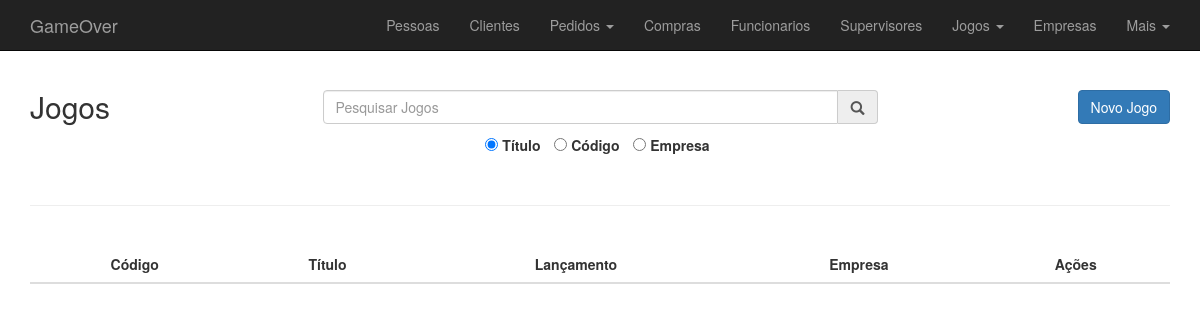
Page /jogo.php on the earlier database version.
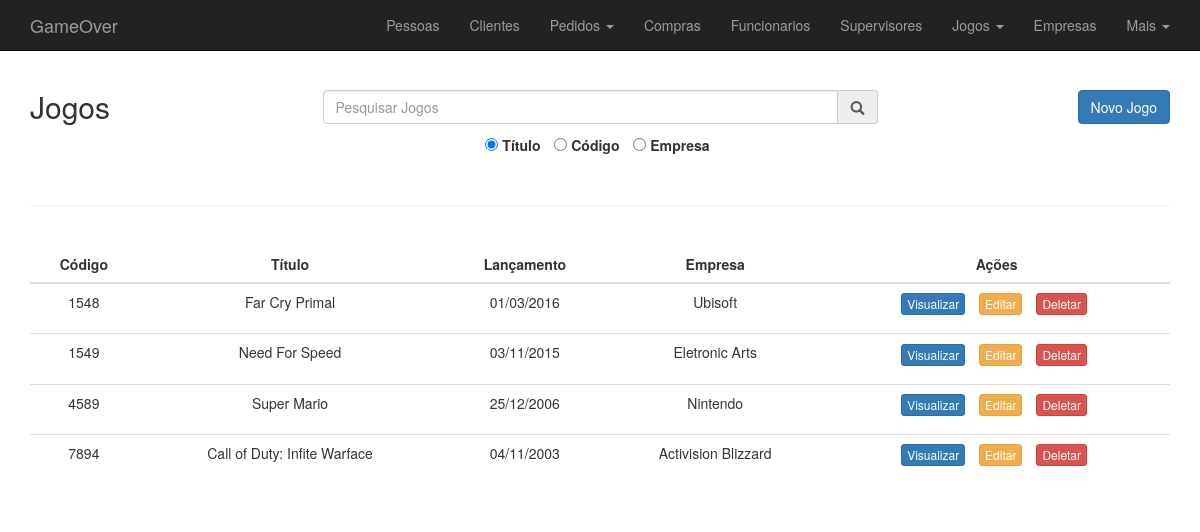
Same page on the later database version.
### tables this page shows
CREATE TABLE IF NOT EXISTS `JOGO` (
  `codigo` INT NOT NULL,
  `titulo` VARCHAR(255) NOT NULL,
  `genero` INT NOT NULL,
  `plataforma` INT NOT NULL,
  `sinopse` LONGTEXT NULL,
  `lancamento` DATE NOT NULL,
  `faixa_etaria` INT NOT NULL,
  `preco` DECIMAL(10,2) NOT NULL,
  `qtd_estoque` INT NOT NULL,
  `EMPRESA_CNPJ` CHAR(14) NOT NULL,
  PRIMARY KEY (`codigo`),
  CONSTRAINT `fk_JOGO_EMPRESA1`
    FOREIGN KEY (`EMPRESA_CNPJ`)
    REFERENCES `EMPRESA` (`CNPJ`) ON UPDATE CASCADE,
  CONSTRAINT `fk_JOGO_PLATAFORMA`
    FOREIGN KEY (`plataforma`)
    REFERENCES `PLATAFORMA` (`ID`),
  CONSTRAINT `fk_JOGO_GENERO`
    FOREIGN KEY (`genero`)
    REFERENCES `GENERO` (`ID`)
    );

CREATE TABLE IF NOT EXISTS `EMPRESA` (
  `CNPJ` CHAR(14) NOT NULL,
  `nome` VARCHAR(255) NOT NULL,
  `telefone` CHAR(11) NULL,
  PRIMARY KEY (`CNPJ`));

### www/jogo/jogo_control.php (called while the page is built, shortened)
<?php
    $referencia = titulo;
    $table = JOGO;
    $key = codigo;
    $tableMin = strtolower($table);
    function lista_jogo($conexao){
        $rows = array();
        $select = "SELECT J.codigo, J.titulo, J.lancamento, E.nome
                    FROM JOGO J
                    JOIN EMPRESA E ON J.EMPRESA_CNPJ = E.CNPJ";
        $resultado = mysqli_query($conexao, $select);
        while ($row = mysqli_fetch_assoc($resultado)) {
            array_push($rows, $row);
        }
        return $rows;
    }

### www/jogo.php (the view, shortened to what this page needs)
<?php
    include 'cabecalho.php';
    include 'bd_control/conecta.php';
    include 'jogo/jogo_control.php';
    $rows = lista_jogo($conexao);
?>
    <div class="container">
        <div class="row">
            <div class="col-md-3">
                <h2>Jogos</h2>
            </div>
            <div class="col-md-6">
                <div class="input-group h2">
                    <input name="busca" class="form-control" id="busca" type="text" placeholder="Pesquisar Jogos">
                    <div class="input-group-addon"><span class="glyphicon glyphicon-search"></span></div>
                </div>
            </div>
            <div class="col-md-3">
                <a href="jogo/jogo_add.php" class="btn btn-primary pull-right h2">Novo Jogo</a>
            </div>
        </div>
        <div class="row text-center ">
            <ul class="list-inline">
                <li>
                    <div class="form-group">
                        <input type="radio" id="busca_til" name="campo" value="titulo" checked>
                        <label for="busca_til">Título</label>
                    </div>
                </li>
                <li>
                    <div class="form-group">
                            <input type="radio" id="busca_cod" name="campo" value="codigo">
                            <label for="busca_cod">Código</label>
                    </div>
                </li>
                <li>
                    <div class="form-group">
                        <input type="radio" id="busca_empresa" name="campo" value="nome">
                        <label for="busca_empresa">Empresa</label>
                    </div>
                </li>
            </ul>
        </div>
        <hr />
        <br>
        <div id="list" class="row text-center">
            <div class="table-responsive col-md-12">
                <table class="table table-hover">
                    <thead>
                        <tr>
                            <th class="text-center">Código</th>
                            <th class="text-center">Título</th>
                            <th class="text-center">Lançamento</th>
                            <th class="text-center">Empresa</th>
                            <th class="text-center">Ações</th>
                        </tr>
                    </thead>
                    <tbody id="itens">
                        <?php
                            foreach ($rows as $row):
                        ?>
                            <tr>
                                <td><?=$row['codigo']?></td>
                                <td><?=$row['titulo']?></td>
                                <td><?=date('d/m/Y', strtotime($row['lancamento']))?></td>
                                <td><?=$row['nome']?></td>
                                <?php
                                    include 'acoes.php';
                                ?>
                            </tr>
                        <?php
                            endforeach;
                        ?>
                    </tbody>
                </table>
            </div>
        </div>
    </div>
<?php
    include "rodape.php";
?>

### www/cabecalho.php (shortened to what this page needs)
<!DOCTYPE html>
<html lang="br">
    <head>
        <link rel="stylesheet" href="lib/bootstrap-3.3.7/css/bootstrap.min.css">
        <link rel="stylesheet" href="style.css">
        <link rel="stylesheet" href="lib/jQuery-ui/jquery-ui.theme.min.css">
        <link rel="stylesheet" href="lib/jQuery-ui/jquery-ui.min.css">
    </head>
    <header>
        <nav class="navbar navbar-inverse navbar-fixed-top">
            <div class="container">
                <div class="navbar-header">
                    <a class="navbar-brand active" href="index.php"><span id="game-home">Game</span><span id="over-home">Over</span></a>
                </div>
                <ul class="nav navbar-nav navbar-right">
                    <li><a href="pessoa.php">Pessoas</a></li>
                    <li><a href="cliente.php">Clientes</a></li>
                    <li class="dropdown">
                        <a href="pedido.php" class="dropdown-toggle" aria-haspopup="true" aria-expanded="false">Pedidos <span class="caret"></span></a>
                    </li>
                    <li><a href="compra.php">Compras</a></li>
                    <li><a href="funcionario.php">Funcionarios</a></li>
                    <li><a href="supervisor.php">Supervisores</a></li>
                    <li class="dropdown">
                        <a href="jogo.php" class="dropdown-toggle" aria-haspopup="true" aria-expanded="false">Jogos <span class="caret"></span></a>
                    </li>
                    <li><a href="empresa.php">Empresas</a></li>
                    <li class="dropdown">
                        <a href="#" class="dropdown-toggle" data-toggle="dropdown" role="button" aria-haspopup="true" aria-expanded="false">Mais <span class="caret"></span></a>
                    </li>
                </ul>
            </div>
        </nav>
    </header>
    <body>
        <main>

### www/rodape.php (shortened to what this page needs)
        </main>
    </body>
</html>

### www/acoes.php (shortened to what this page needs)
<td>
    <ul class="list-inline">
        <li>
            <form action="<?=$tableMin?>/<?=$tableMin?>_view.php" method="post">
                <button class="btn btn-primary btn-xs">Visualizar</button>
            </form>
        </li>
        <li>
            <form action="<?=$tableMin?>/<?=$tableMin?>_edit.php" method="post">
                <button class="btn btn-warning btn-xs">Editar</button>
            </form>
        </li>
        <li>
            <input type="button" class="btn btn-danger btn-xs" value="Deletar" onclick="confirmaDelete('<?=$row["{$referencia}"]?>','<?=$row["{$key}"]?>')">
        </li>
    </ul>
</td>

### www/style.css (style rules this page uses)
body { padding-top: 70px; }

Differences in the rows shown:
added jogo: codigo "1548", titulo "Far Cry Primal", lancamento "01/03/2016", EMPRESA_CNPJ.nome "Ubisoft"
added jogo: codigo "1549", titulo "Need For Speed", lancamento "03/11/2015", EMPRESA_CNPJ.nome "Eletronic Arts"
added jogo: codigo "4589", titulo "Super Mario", lancamento "25/12/2006", EMPRESA_CNPJ.nome "Nintendo"
added jogo: codigo "7894", titulo "Call of Duty: Infite Warface", lancamento "04/11/2003", EMPRESA_CNPJ.nome "Activision Blizzard"
